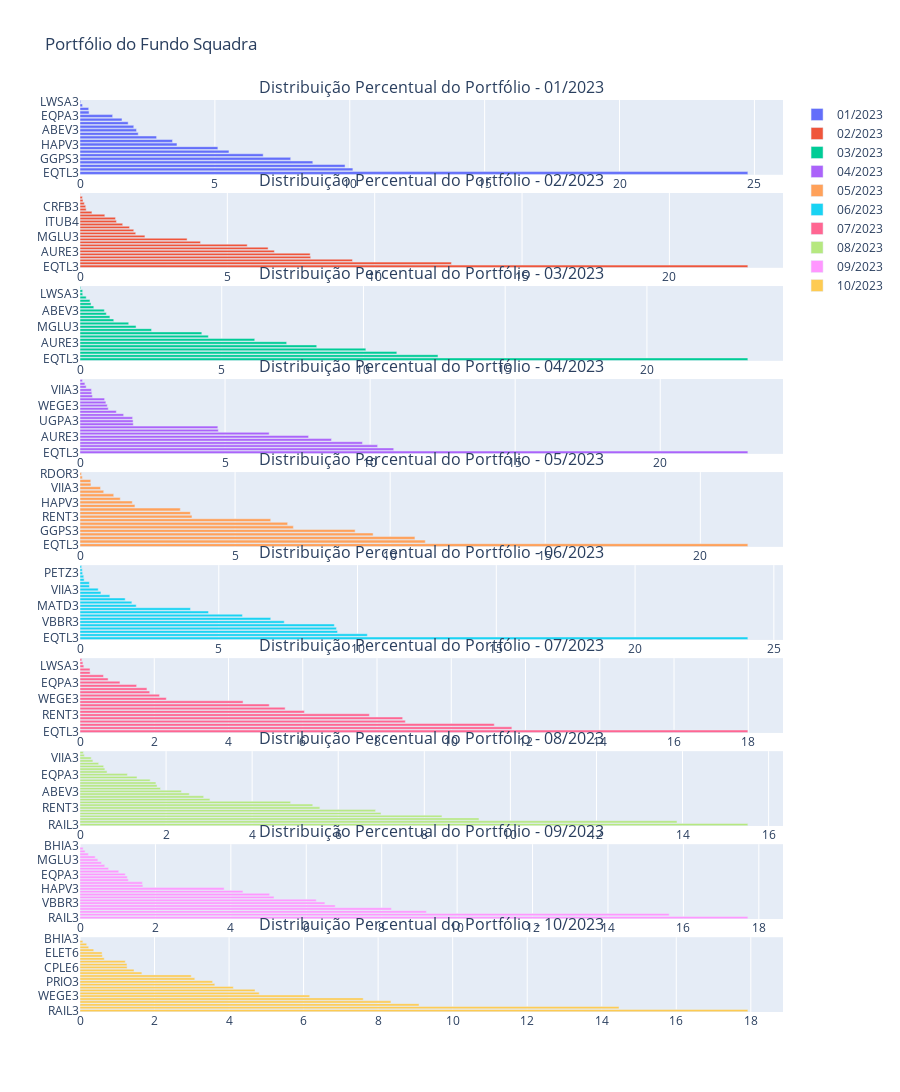

The code cell stored with this chart in its notebook:
### Code cell
# Plotando o portfólio de cada mês
plot_portfolio(df=portfolio_squadra, nome_fundo='Squadra')

### Figure 1 — Plotly figure (JSON) as saved in the notebook; plotly's stock layout.template omitted (floating-point values rounded to 4 significant figures)
{"data": [{"name": "01/2023", "orientation": "h", "type": "bar", "x": [24.76, 10.12, 9.825, 8.63, 7.81, 6.79, 5.522, 5.11, 3.595, 3.428, 2.839, 2.159, 2.095, 1.993, 1.785, 1.557, 1.21, 0.3367, 0.3228, 0.09382, 0.02713], "xaxis": "x", "y": ["EQTL3", "PRIO3", "RAIL3", "GMAT3", "GGPS3", "AURE3", "ALSO3", "RENT3", "HAPV3", "VBBR3", "ITUB4", "MULT3", "ABEV3", "B3SA3", "MATD3", "UGPA3", "EQPA3", "ENEV3", "CRFB3", "CRDE3", "LWSA3"], "yaxis": "y"}, {"name": "02/2023", "orientation": "h", "type": "bar", "x": [22.66, 12.6, 9.246, 7.828, 7.81, 6.596, 6.383, 5.674, 4.088, 3.633, 2.203, 1.891, 1.824, 1.681, 1.448, 1.237, 1.204, 0.8414, 0.4044, 0.2086, 0.1936, 0.1472, 0.1016, 0.08013, 0.01076], "xaxis": "x2", "y": ["EQTL3", "RAIL3", "PRIO3", "GMAT3", "GGPS3", "AURE3", "RENT3", "ALSO3", "HAPV3", "VBBR3", "MGLU3", "B3SA3", "MATD3", "UGPA3", "ABEV3", "ITUB4", "EQPA3", "MULT3", "VIIA3", "INTB3", "CRFB3", "PETZ3", "CRDE3", "LWSA3", "ENEV3"], "yaxis": "y2"}, {"name": "03/2023", "orientation": "h", "type": "bar", "x": [23.56, 12.63, 11.18, 10.08, 8.352, 7.291, 6.165, 4.529, 4.298, 2.524, 1.978, 1.718, 1.191, 1.055, 0.928, 0.8588, 0.4864, 0.3891, 0.3515, 0.2184, 0.09639, 0.09357, 0.02529], "xaxis": "x3", "y": ["EQTL3", "RAIL3", "PRIO3", "GMAT3", "GGPS3", "AURE3", "ALSO3", "RENT3", "VBBR3", "HAPV3", "MGLU3", "MATD3", "EQPA3", "INTB3", "WEGE3", "ABEV3", "ITUB4", "VIIA3", "UGPA3", "MULT3", "LWSA3", "CRDE3", "CRFB3"], "yaxis": "y3"}, {"name": "04/2023", "orientation": "h", "type": "bar", "x": [23.02, 10.81, 10.26, 9.736, 8.669, 7.879, 6.52, 4.768, 4.751, 1.836, 1.83, 1.813, 1.504, 1.252, 0.9741, 0.9399, 0.8913, 0.8476, 0.4284, 0.4074, 0.3948, 0.2122, 0.1684, 0.08654], "xaxis": "x4", "y": ["EQTL3", "RAIL3", "PRIO3", "GMAT3", "GGPS3", "AURE3", "ALSO3", "VBBR3", "RENT3", "MATD3", "UGPA3", "HAPV3", "MGLU3", "EQPA3", "ITUB4", "WEGE3", "MULT3", "ABEV3", "PETZ3", "INTB3", "VIIA3", "CXSE3", "CRFB3", "CRDE3"], "yaxis": "y4"}, {"name": "05/2023", "orientation": "h", "type": "bar", "x": [21.53, 11.13, 10.8, 9.451, 8.871, 6.879, 6.695, 6.149, 3.61, 3.558, 3.233, 1.771, 1.685, 1.298, 1.087, 0.7637, 0.6623, 0.3538, 0.3468, 0.07558, 0.04795], "xaxis": "x5", "y": ["EQTL3", "RAIL3", "GMAT3", "PRIO3", "GGPS3", "ALSO3", "VBBR3", "AURE3", "RENT3", "UGPA3", "MGLU3", "MATD3", "HAPV3", "WEGE3", "EQPA3", "ABEV3", "VIIA3", "INTB3", "PETZ3", "CRDE3", "RDOR3"], "yaxis": "y5"}, {"name": "06/2023", "orientation": "h", "type": "bar", "x": [24.06, 10.35, 9.28, 9.24, 9.164, 7.358, 6.872, 5.853, 4.631, 3.981, 2.025, 1.868, 1.628, 1.076, 0.7548, 0.6556, 0.3417, 0.3379, 0.149, 0.1345, 0.09413, 0.08122, 0.05913], "xaxis": "x6", "y": ["EQTL3", "RAIL3", "PRIO3", "GMAT3", "GGPS3", "VBBR3", "RENT3", "AURE3", "ALSO3", "UGPA3", "MATD3", "MGLU3", "HAPV3", "EQPA3", "ABEV3", "VIIA3", "WEGE3", "RDOR3", "INTB3", "LWSA3", "PETZ3", "FIEI3", "ASAI3"], "yaxis": "y6"}, {"name": "07/2023", "orientation": "h", "type": "bar", "x": [17.99, 11.63, 11.16, 8.764, 8.691, 7.796, 6.045, 5.526, 5.097, 4.392, 2.324, 2.142, 1.878, 1.803, 1.525, 1.076, 0.7572, 0.6334, 0.2732, 0.2694, 0.1026, 0.0781, 0.0488], "xaxis": "x7", "y": ["EQTL3", "PRIO3", "RAIL3", "GGPS3", "GMAT3", "RENT3", "VBBR3", "AURE3", "UGPA3", "ALSO3", "WEGE3", "MGLU3", "MATD3", "HAPV3", "ABEV3", "EQPA3", "PETZ3", "VIIA3", "ASAI3", "INTB3", "LWSA3", "FIEI3", "RDOR3"], "yaxis": "y7"}, {"name": "08/2023", "orientation": "h", "type": "bar", "x": [15.52, 13.87, 9.27, 8.41, 6.994, 6.867, 5.573, 5.408, 4.893, 3.018, 2.873, 2.539, 2.356, 1.871, 1.79, 1.764, 1.63, 1.324, 1.102, 0.6285, 0.5778, 0.5491, 0.4336, 0.2997, 0.2608, 0.1007, 0.07817], "xaxis": "x8", "y": ["RAIL3", "EQTL3", "GGPS3", "GMAT3", "PRIO3", "VBBR3", "RENT3", "AURE3", "UGPA3", "ALSO3", "ELET3", "CPLE6", "ABEV3", "HAPV3", "CPLE3", "MATD3", "MGLU3", "WEGE3", "EQPA3", "PETZ3", "ELET6", "LWSA3", "RDOR3", "BBDC4", "VIIA3", "INTB3", "FIEI3"], "yaxis": "y8"}, {"name": "09/2023", "orientation": "h", "type": "bar", "x": [17.71, 15.62, 9.185, 8.258, 6.767, 6.494, 6.264, 5.144, 5.028, 4.321, 3.822, 1.668, 1.654, 1.283, 1.253, 1.2, 1.027, 0.7579, 0.6558, 0.5707, 0.4731, 0.4032, 0.2207, 0.1338, 0.08308, 0.001315], "xaxis": "x9", "y": ["RAIL3", "EQTL3", "GGPS3", "GMAT3", "UGPA3", "VBBR3", "PRIO3", "ELET3", "RENT3", "AURE3", "HAPV3", "MATD3", "CPLE3", "CPLE6", "WEGE3", "EQPA3", "BBDC4", "ELET6", "IRBR3", "ABEV3", "MGLU3", "RDOR3", "PETZ3", "INTB3", "FIEI3", "BHIA3"], "yaxis": "y9"}, {"name": "10/2023", "orientation": "h", "type": "bar", "x": [17.92, 14.46, 9.098, 8.345, 7.6, 6.164, 4.809, 4.697, 4.114, 3.618, 3.558, 3.08, 2.985, 1.66, 1.449, 1.264, 1.26, 1.215, 0.6507, 0.6007, 0.5926, 0.3681, 0.2335, 0.1786, 0.07624, 0.001008], "xaxis": "x10", "y": ["RAIL3", "EQTL3", "GGPS3", "VBBR3", "GMAT3", "WEGE3", "HAPV3", "UGPA3", "ITUB4", "AURE3", "PRIO3", "RENT3", "ELET3", "CPLE3", "MATD3", "CPLE6", "EQPA3", "BBDC4", "IRBR3", "ABEV3", "ELET6", "RDOR3", "MGLU3", "PETZ3", "FIEI3", "BHIA3"], "yaxis": "y10"}], "layout": {"annotations": [{"font": {"size": 16}, "showarrow": false, "text": "Distribuição Percentual do Portfólio - 01/2023", "x": 0.5, "xanchor": "center", "xref": "paper", "y": 1.0, "yanchor": "bottom", "yref": "paper"}, {"font": {"size": 16}, "showarrow": false, "text": "Distribuição Percentual do Portfólio - 02/2023", "x": 0.5, "xanchor": "center", "xref": "paper", "y": 0.898, "yanchor": "bottom", "yref": "paper"}, {"font": {"size": 16}, "showarrow": false, "text": "Distribuição Percentual do Portfólio - 03/2023", "x": 0.5, "xanchor": "center", "xref": "paper", "y": 0.796, "yanchor": "bottom", "yref": "paper"}, {"font": {"size": 16}, "showarrow": false, "text": "Distribuição Percentual do Portfólio - 04/2023", "x": 0.5, "xanchor": "center", "xref": "paper", "y": 0.694, "yanchor": "bottom", "yref": "paper"}, {"font": {"size": 16}, "showarrow": false, "text": "Distribuição Percentual do Portfólio - 05/2023", "x": 0.5, "xanchor": "center", "xref": "paper", "y": 0.592, "yanchor": "bottom", "yref": "paper"}, {"font": {"size": 16}, "showarrow": false, "text": "Distribuição Percentual do Portfólio - 06/2023", "x": 0.5, "xanchor": "center", "xref": "paper", "y": 0.49, "yanchor": "bottom", "yref": "paper"}, {"font": {"size": 16}, "showarrow": false, "text": "Distribuição Percentual do Portfólio - 07/2023", "x": 0.5, "xanchor": "center", "xref": "paper", "y": 0.388, "yanchor": "bottom", "yref": "paper"}, {"font": {"size": 16}, "showarrow": false, "text": "Distribuição Percentual do Portfólio - 08/2023", "x": 0.5, "xanchor": "center", "xref": "paper", "y": 0.286, "yanchor": "bottom", "yref": "paper"}, {"font": {"size": 16}, "showarrow": false, "text": "Distribuição Percentual do Portfólio - 09/2023", "x": 0.5, "xanchor": "center", "xref": "paper", "y": 0.184, "yanchor": "bottom", "yref": "paper"}, {"font": {"size": 16}, "showarrow": false, "text": "Distribuição Percentual do Portfólio - 10/2023", "x": 0.5, "xanchor": "center", "xref": "paper", "y": 0.082, "yanchor": "bottom", "yref": "paper"}], "height": 6000, "title": {"text": "Portfólio do Fundo Squadra"}, "width": 900, "xaxis": {"anchor": "y", "domain": [0, 1]}, "xaxis10": {"anchor": "y10", "domain": [0, 1]}, "xaxis2": {"anchor": "y2", "domain": [0, 1]}, "xaxis3": {"anchor": "y3", "domain": [0, 1]}, "xaxis4": {"anchor": "y4", "domain": [0, 1]}, "xaxis5": {"anchor": "y5", "domain": [0, 1]}, "xaxis6": {"anchor": "y6", "domain": [0, 1]}, "xaxis7": {"anchor": "y7", "domain": [0, 1]}, "xaxis8": {"anchor": "y8", "domain": [0, 1]}, "xaxis9": {"anchor": "y9", "domain": [0, 1]}, "yaxis": {"anchor": "x", "domain": [0.918, 1.0]}, "yaxis10": {"anchor": "x10", "domain": [0, 0.082]}, "yaxis2": {"anchor": "x2", "domain": [0.816, 0.898]}, "yaxis3": {"anchor": "x3", "domain": [0.714, 0.796]}, "yaxis4": {"anchor": "x4", "domain": [0.612, 0.694]}, "yaxis5": {"anchor": "x5", "domain": [0.51, 0.592]}, "yaxis6": {"anchor": "x6", "domain": [0.408, 0.49]}, "yaxis7": {"anchor": "x7", "domain": [0.306, 0.388]}, "yaxis8": {"anchor": "x8", "domain": [0.204, 0.286]}, "yaxis9": {"anchor": "x9", "domain": [0.102, 0.184]}}}
